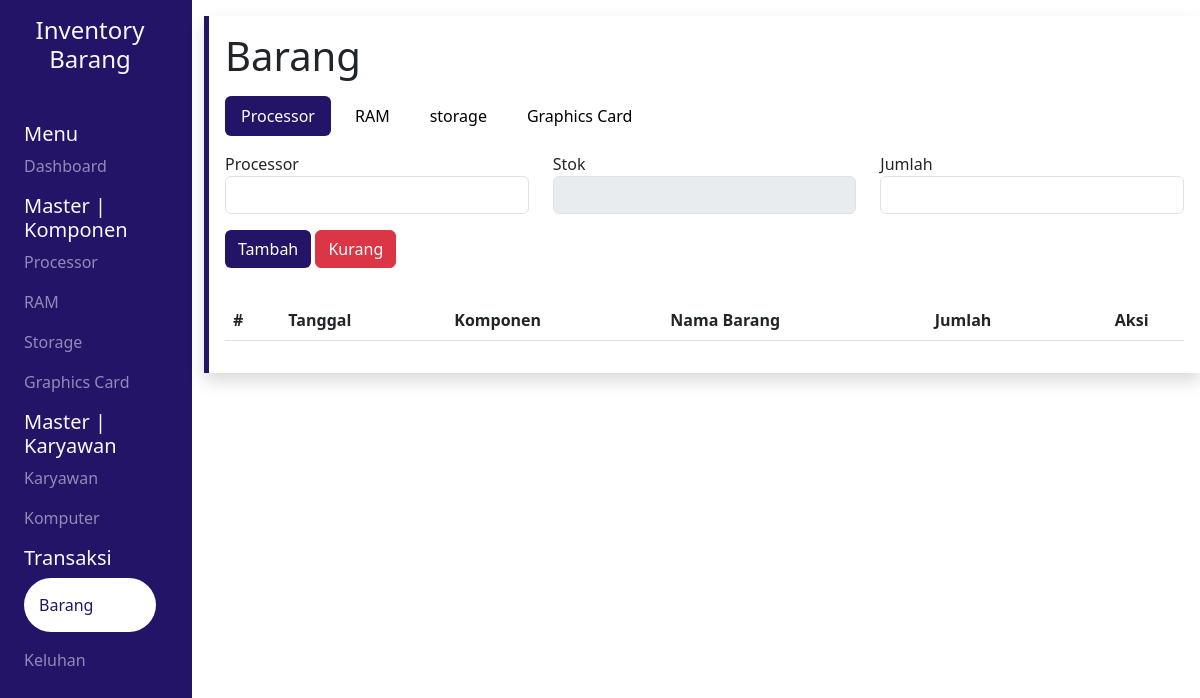
The page /pages/barang/index.php on the database as committed earlier.
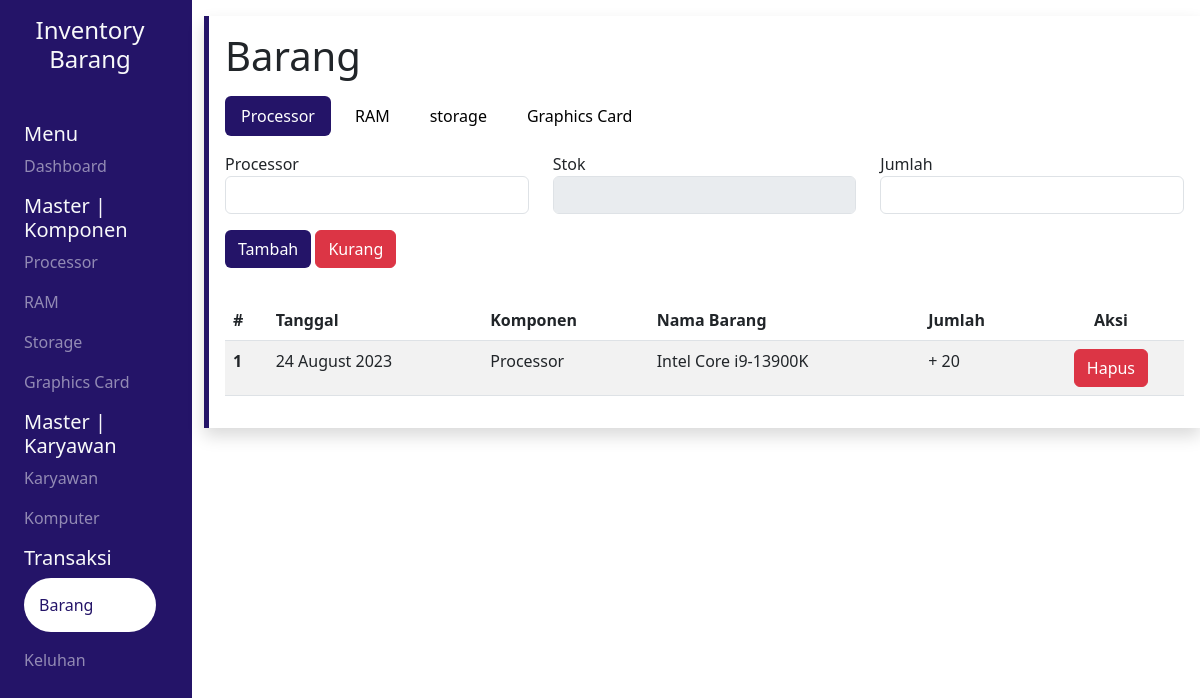
The same page on the database as committed later.
### tables this page shows
CREATE TABLE `barang` (
  `id` int(11) NOT NULL,
  `tanggal` varchar(25) NOT NULL,
  `komponen` varchar(25) NOT NULL,
  `nama_komponen` varchar(25) NOT NULL,
  `jumlah` varchar(25) NOT NULL
);

### pages/barang/index.php (the view, shortened to what the changed rows need)
<?php
include "../src/config/connect.php";
$query_barang = "SELECT * FROM barang ORDER BY tanggal DESC";
$result_barang = mysqli_query($conn, $query_barang);
?>
<!DOCTYPE html>
<html lang="en">
<head>
    <link rel="stylesheet" href="../src/css/global.css">
    <?php include '../src/library/bootstrap.php' ?>
    <?php include '../src/library/datatables.php' ?>
    <?php include '../src/library/sweetalert.php' ?>
</head>
<body>
    <div class="wrapper">
        <div class="row vh-100">
            <section class="col-md-10 content">
                <div class="wrapper shadow p-3 my-3 left">
                    <h1>Barang</h1>
                    <table id="myTable" class="table table-striped display">
                        <thead>
                            <tr>
                                <th scope="col">#</th>
                                <th scope="col">Tanggal</th>
                                <th scope="col">Komponen</th>
                                <th scope="col">Nama Barang</th>
                                <th scope="col">Jumlah</th>
                                <th scope="col" class="text-center">Aksi</th>
                            </tr>
                        </thead>
                        <tbody>
                            <?php $no = 1 ?>
                            <?php while ($result = mysqli_fetch_array($result_barang)) : ?>
                                <tr>
                                    <th scope="row"><?= $no++ ?></th>
                                    <td><?= $result["tanggal"] ?></td>
                                    <td><?= $result["komponen"] ?></td>
                                    <td><?= $result["nama_komponen"] ?></td>
                                    <td><?= $result['jumlah'] ?></td>
                                    <td>
                                        <div class="text-center">
                                            <a href="delete.php?id=<?= $result['id'] ?>" id="btn-del" class="btn btn-danger">Hapus</a>
                                        </div>
                                    </td>
                                </tr>
                            <?php endwhile; ?>
                        </tbody>
                    </table>
                </div>
            </section>
        </div>
    </div>
</body>
</html>

Rows that differ between the two databases and show on the page:
added barang: tanggal "24 August 2023", komponen "Processor", nama_komponen "Intel Core i9-13900K", jumlah "+ 20"
